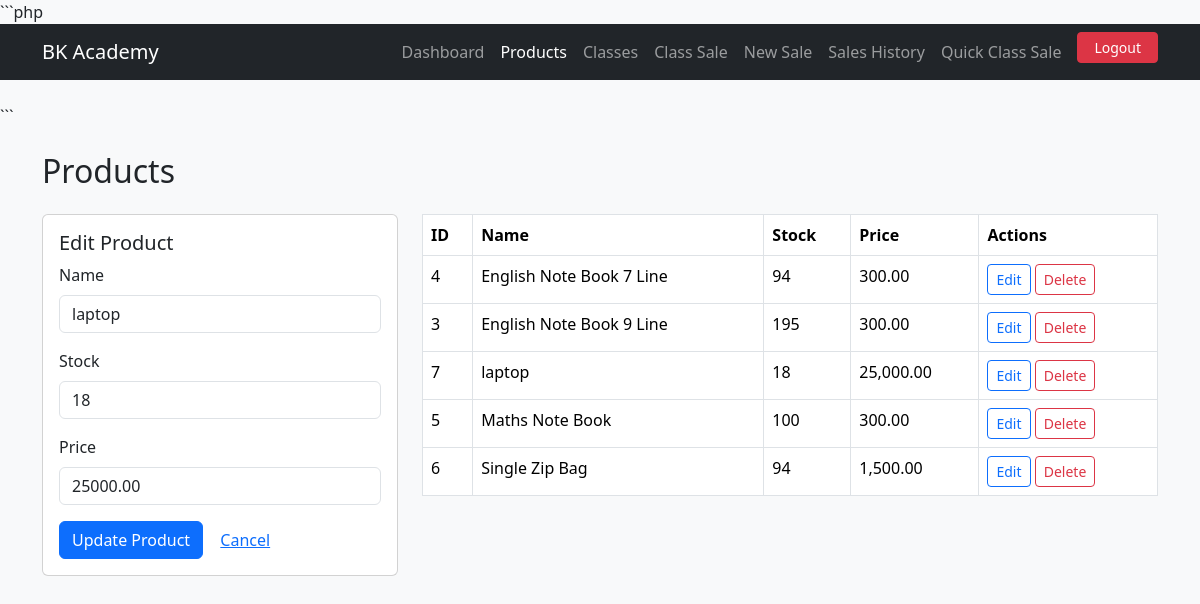
/inventory/products.php?edit=7, run on the app's committed database.
### tables this page shows
CREATE TABLE `products` (
  `id` int(11) NOT NULL,
  `name` varchar(255) NOT NULL,
  `stock` int(11) DEFAULT 0,
  `price` decimal(10,2) NOT NULL
);

### inventory/core.php (called while the page is built, shortened)
<?php
function getConnection() {
    static $pdo = null;
    if ($pdo === null) {
        try {
            $pdo = new PDO(
                "mysql:host=" . DB_HOST . ";dbname=" . DB_NAME . ";charset=utf8mb4",
                DB_USER,
                DB_PASS,
                [
                    PDO::ATTR_ERRMODE            => PDO::ERRMODE_EXCEPTION,
                    PDO::ATTR_DEFAULT_FETCH_MODE => PDO::FETCH_ASSOC,
                    PDO::ATTR_EMULATE_PREPARES   => false,
                ]
            );
            $pdo->exec("SET time_zone = '+05:00'");
        } catch (PDOException $e) {
            die("Database connection failed: " . $e->getMessage());
        }
    }
    return $pdo;
}
function getProducts() {
    $pdo = getConnection();
    $stmt = $pdo->query("SELECT * FROM products ORDER BY name ASC");
    return $stmt->fetchAll();
}
function getProduct($id) {
    $pdo = getConnection();
    $stmt = $pdo->prepare("SELECT * FROM products WHERE id = ?");
    $stmt->execute([$id]);
    return $stmt->fetch();
}

### inventory/products.php (the view, shortened to what this page needs)
<?php
require 'core.php';
$editProduct = null;
if (isset($_GET['edit'])) {
    $editProduct = getProduct((int)$_GET['edit']);
}
$products = getProducts();
?>
<!DOCTYPE html>
<html lang="en">
<head>
<link href="https://cdn.jsdelivr.net/npm/bootstrap@5.3.3/dist/css/bootstrap.min.css" rel="stylesheet">
</head>
<body class="bg-light">
<?php include 'navbar.php'; ?>
<div class="container py-4">
    <h2 class="mb-4">Products</h2>
    <div class="row">
        <div class="col-md-4">
            <div class="card">
                <div class="card-body">
                    <h5 class="card-title"><?= $editProduct ? 'Edit Product' : 'Add Product' ?></h5>
                    <form method="post">
                        <div class="mb-3">
                            <label class="form-label">Name</label>
                            <input type="text" name="name" class="form-control" required
                                   value="<?= htmlspecialchars($editProduct['name'] ?? '') ?>">
                        </div>
                        <div class="mb-3">
                            <label class="form-label">Stock</label>
                            <input type="number" name="stock" class="form-control" min="0" required
                                   value="<?= htmlspecialchars($editProduct['stock'] ?? 0) ?>">
                        </div>
                        <div class="mb-3">
                            <label class="form-label">Price</label>
                            <input type="number" step="0.01" name="price" class="form-control" min="0" required
                                   value="<?= htmlspecialchars($editProduct['price'] ?? 0) ?>">
                        </div>
                        <button type="submit" class="btn btn-primary">
                            <?= $editProduct ? 'Update' : 'Add' ?> Product
                        </button>
                        <?php if ($editProduct): ?>
                            <a href="products.php" class="btn btn-link">Cancel</a>
                        <?php endif; ?>
                    </form>
                </div>
            </div>
        </div>
        <div class="col-md-8">
            <table class="table table-bordered bg-white">
                <thead>
                    <tr>
                        <th>ID</th>
                        <th>Name</th>
                        <th>Stock</th>
                        <th>Price</th>
                        <th>Actions</th>
                    </tr>
                </thead>
                <tbody>
                    <?php foreach ($products as $p): ?>
                        <tr>
                            <td><?= (int)$p['id'] ?></td>
                            <td><?= htmlspecialchars($p['name']) ?></td>
                            <td><?= (int)$p['stock'] ?></td>
                            <td><?= number_format($p['price'], 2) ?></td>
                            <td>
                                <a href="products.php?edit=<?= (int)$p['id'] ?>" class="btn btn-sm btn-outline-primary">Edit</a>
                                <a href="products.php?delete=<?= (int)$p['id'] ?>"
                                   class="btn btn-sm btn-outline-danger"
                                   onclick="return confirm('Delete this product?');">Delete</a>
                            </td>
                        </tr>
                    <?php endforeach; ?>
                </tbody>
            </table>
        </div>
    </div>
</div>
</body>
</html>

### data on the page
products: name "laptop", stock "18", price "25000.00", id "7", price "25,000.00"
products: id "4", name "English Note Book 7 Line", stock "94", price "300.00"
products: id "3", name "English Note Book 9 Line", stock "195", price "300.00"
products: id "5", name "Maths Note Book", stock "100", price "300.00"
products: id "6", name "Single Zip Bag", stock "94", price "1,500.00"
